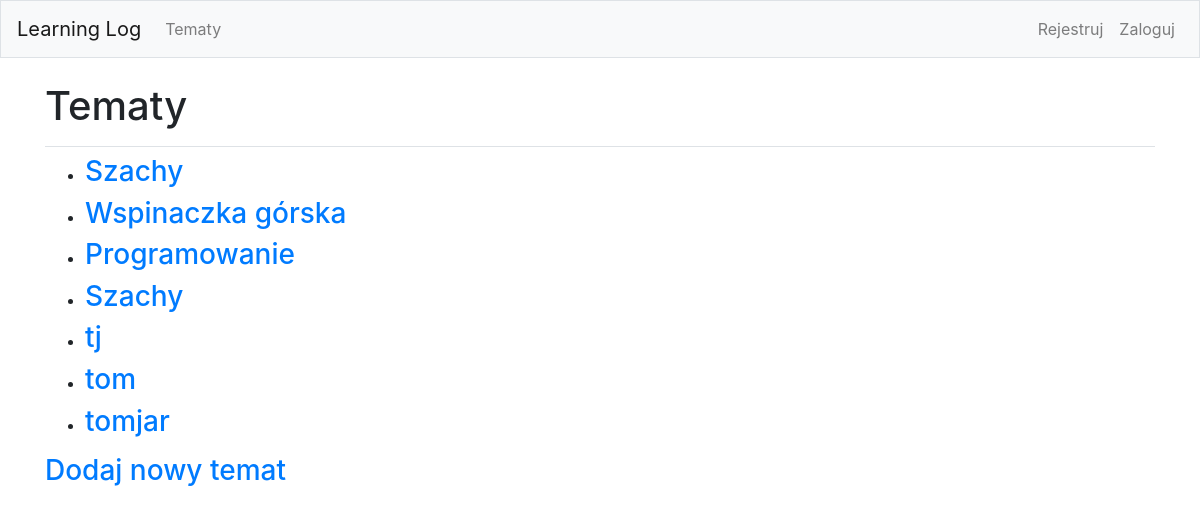
The app's page /topics/, older data.
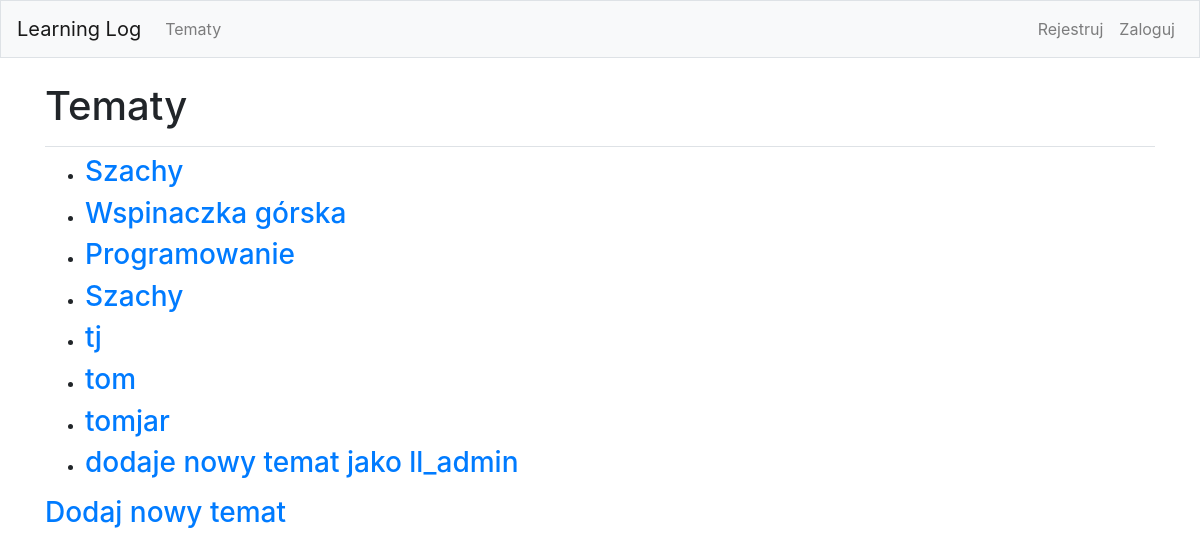
The same page, newer data.
### learning_logs/models.py (models this page shows)
class Topic(models.Model):
    text = models.CharField(max_length=200)
    date_added = models.DateTimeField(auto_now_add=True)
    owner = models.ForeignKey(User, on_delete=models.CASCADE)
    def __str__(self):
        return self.text

### learning_logs/views.py (the view)
# urls.py: path('topics/', views.topics, name = 'topics'),
def topics(request):
    topics = Topic.objects.order_by('date_added')
    context = {'topics' : topics}
    return render(request, 'learning_logs/topics.html', context)

### learning_logs/templates/learning_logs/topics.html
{% extends 'learning_logs/base.html' %}
{% block page_header %}
    <h1> Tematy </h1>
{% endblock page_header %}
{% block content %}
    <ul>
        {% for topic in topics %}
            <li><h3>
                <a href="{% url 'learning_logs:topic' topic.id %}"> {{ topic }}</a>
            </h3></li>
        {% empty %}
            <li><h3> Nie został jeszcze dodany żaden temat.</h3></li>
        {% endfor %}
    </ul>
    <h3><a href =" {% url 'learning_logs:new_topic' %}"> Dodaj nowy temat</h3>
{% endblock content %}

Row changes from the older to the newer data that the page shows:
added Topic: text "dodaje nowy temat jako ll_admin"
